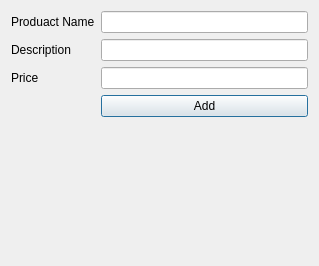
<?xml version="1.0" encoding="UTF-8"?>
<ui version="4.0">
 <class>Dialog</class>
 <widget class="QDialog" name="Dialog">
  <property name="geometry">
   <rect>
    <x>0</x>
    <y>0</y>
    <width>319</width>
    <height>266</height>
   </rect>
  </property>
  <property name="windowTitle">
   <string>Dialog</string>
  </property>
  <layout class="QGridLayout" name="gridLayout">
   <item row="0" column="0">
    <layout class="QFormLayout" name="formLayout">
     <item row="0" column="0">
      <widget class="QLabel" name="label">
       <property name="text">
        <string>Produact Name</string>
       </property>
      </widget>
     </item>
     <item row="0" column="1">
      <widget class="QLineEdit" name="product_name"/>
     </item>
     <item row="1" column="0">
      <widget class="QLabel" name="label_2">
       <property name="text">
        <string>Description </string>
       </property>
      </widget>
     </item>
     <item row="1" column="1">
      <widget class="QLineEdit" name="description"/>
     </item>
     <item row="2" column="0">
      <widget class="QLabel" name="label_3">
       <property name="text">
        <string>Price</string>
       </property>
      </widget>
     </item>
     <item row="2" column="1">
      <widget class="QLineEdit" name="price"/>
     </item>
     <item row="3" column="1">
      <widget class="QPushButton" name="dbaddproduact">
       <property name="text">
        <string>Add</string>
       </property>
      </widget>
     </item>
    </layout>
   </item>
  </layout>
 </widget>
 <resources/>
 <connections/>
</ui>
